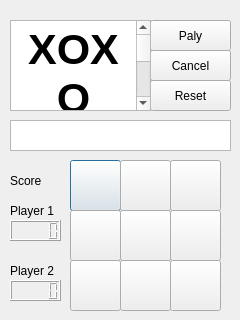
<?xml version="1.0" encoding="UTF-8"?>
<ui version="4.0">
 <class>Dialog</class>
 <widget class="QDialog" name="Dialog">
  <property name="geometry">
   <rect>
    <x>0</x>
    <y>0</y>
    <width>240</width>
    <height>320</height>
   </rect>
  </property>
  <property name="windowTitle">
   <string>Dialog</string>
  </property>
  <widget class="QPushButton" name="gameAeraButton_0_0">
   <property name="geometry">
    <rect>
     <x>70</x>
     <y>160</y>
     <width>51</width>
     <height>51</height>
    </rect>
   </property>
   <property name="text">
    <string/>
   </property>
  </widget>
  <widget class="QPushButton" name="gameAeraButton_0_1">
   <property name="geometry">
    <rect>
     <x>120</x>
     <y>160</y>
     <width>51</width>
     <height>51</height>
    </rect>
   </property>
   <property name="text">
    <string/>
   </property>
  </widget>
  <widget class="QPushButton" name="gameAeraButton_0_2">
   <property name="geometry">
    <rect>
     <x>170</x>
     <y>160</y>
     <width>51</width>
     <height>51</height>
    </rect>
   </property>
   <property name="text">
    <string/>
   </property>
  </widget>
  <widget class="QPushButton" name="gameAeraButton_1_0">
   <property name="geometry">
    <rect>
     <x>70</x>
     <y>210</y>
     <width>51</width>
     <height>51</height>
    </rect>
   </property>
   <property name="text">
    <string/>
   </property>
  </widget>
  <widget class="QPushButton" name="gameAeraButton_1_1">
   <property name="geometry">
    <rect>
     <x>120</x>
     <y>210</y>
     <width>51</width>
     <height>51</height>
    </rect>
   </property>
   <property name="text">
    <string/>
   </property>
  </widget>
  <widget class="QPushButton" name="gameAeraButton_1_2">
   <property name="geometry">
    <rect>
     <x>170</x>
     <y>210</y>
     <width>51</width>
     <height>51</height>
    </rect>
   </property>
   <property name="text">
    <string/>
   </property>
  </widget>
  <widget class="QPushButton" name="gameAeraButton_2_1">
   <property name="geometry">
    <rect>
     <x>120</x>
     <y>260</y>
     <width>51</width>
     <height>51</height>
    </rect>
   </property>
   <property name="text">
    <string/>
   </property>
  </widget>
  <widget class="QPushButton" name="gameAeraButton_2_0">
   <property name="geometry">
    <rect>
     <x>70</x>
     <y>260</y>
     <width>51</width>
     <height>51</height>
    </rect>
   </property>
   <property name="text">
    <string/>
   </property>
  </widget>
  <widget class="QPushButton" name="gameAeraButton_2_2">
   <property name="geometry">
    <rect>
     <x>170</x>
     <y>260</y>
     <width>51</width>
     <height>51</height>
    </rect>
   </property>
   <property name="text">
    <string/>
   </property>
  </widget>
  <widget class="QPushButton" name="playButton">
   <property name="geometry">
    <rect>
     <x>150</x>
     <y>20</y>
     <width>81</width>
     <height>31</height>
    </rect>
   </property>
   <property name="text">
    <string>Paly</string>
   </property>
  </widget>
  <widget class="QPushButton" name="cancelButton">
   <property name="geometry">
    <rect>
     <x>150</x>
     <y>50</y>
     <width>81</width>
     <height>31</height>
    </rect>
   </property>
   <property name="text">
    <string>Cancel</string>
   </property>
  </widget>
  <widget class="QPushButton" name="resetButton">
   <property name="geometry">
    <rect>
     <x>150</x>
     <y>80</y>
     <width>81</width>
     <height>31</height>
    </rect>
   </property>
   <property name="text">
    <string>Reset</string>
   </property>
  </widget>
  <widget class="QTextBrowser" name="textBrowser">
   <property name="geometry">
    <rect>
     <x>10</x>
     <y>20</y>
     <width>141</width>
     <height>91</height>
    </rect>
   </property>
   <property name="font">
    <font>
     <weight>50</weight>
     <italic>false</italic>
     <bold>false</bold>
     <underline>false</underline>
     <strikeout>false</strikeout>
    </font>
   </property>
   <property name="html">
    <string>&lt;!DOCTYPE HTML PUBLIC &quot;-//W3C//DTD HTML 4.0//EN&quot; &quot;http://www.w3.org/TR/REC-html40/strict.dtd&quot;&gt;
&lt;html&gt;&lt;head&gt;&lt;meta name=&quot;qrichtext&quot; content=&quot;1&quot; /&gt;&lt;style type=&quot;text/css&quot;&gt;
p, li { white-space: pre-wrap; }
&lt;/style&gt;&lt;/head&gt;&lt;body style=&quot; font-family:'.AppleSystemUIFont'; font-size:13pt; font-weight:400; font-style:normal;&quot;&gt;
&lt;p align=&quot;center&quot; dir='rtl' style=&quot; margin-top:0px; margin-bottom:0px; margin-left:0px; margin-right:0px; -qt-block-indent:0; text-indent:0px;&quot;&gt;&lt;span style=&quot; font-size:32pt; font-weight:600;&quot;&gt;XOXO Game&lt;/span&gt;&lt;/p&gt;&lt;/body&gt;&lt;/html&gt;</string>
   </property>
  </widget>
  <widget class="QTextBrowser" name="gameMessageBrowser">
   <property name="geometry">
    <rect>
     <x>10</x>
     <y>120</y>
     <width>221</width>
     <height>31</height>
    </rect>
   </property>
  </widget>
  <widget class="QLabel" name="label">
   <property name="geometry">
    <rect>
     <x>10</x>
     <y>170</y>
     <width>51</width>
     <height>21</height>
    </rect>
   </property>
   <property name="text">
    <string>Score</string>
   </property>
  </widget>
  <widget class="QLabel" name="label_2">
   <property name="geometry">
    <rect>
     <x>10</x>
     <y>260</y>
     <width>51</width>
     <height>21</height>
    </rect>
   </property>
   <property name="text">
    <string>Player 2</string>
   </property>
  </widget>
  <widget class="QLabel" name="label_3">
   <property name="geometry">
    <rect>
     <x>10</x>
     <y>200</y>
     <width>51</width>
     <height>21</height>
    </rect>
   </property>
   <property name="text">
    <string>Player 1</string>
   </property>
  </widget>
  <widget class="QLCDNumber" name="player1Score">
   <property name="geometry">
    <rect>
     <x>10</x>
     <y>220</y>
     <width>51</width>
     <height>21</height>
    </rect>
   </property>
  </widget>
  <widget class="QLCDNumber" name="player2Score">
   <property name="geometry">
    <rect>
     <x>10</x>
     <y>280</y>
     <width>51</width>
     <height>21</height>
    </rect>
   </property>
  </widget>
 </widget>
 <resources/>
 <connections/>
</ui>
